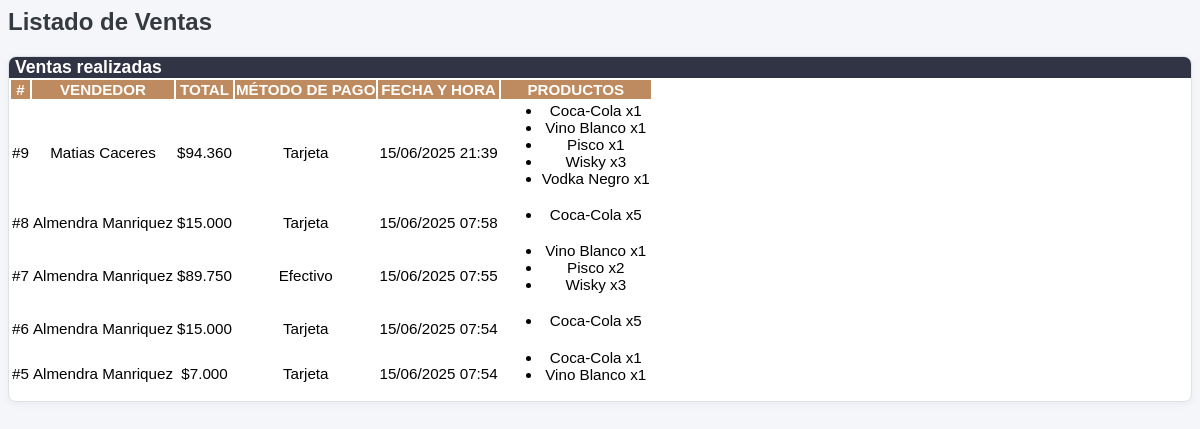
The page /vistas/html/ver-ventas.php on the database its author committed.
### tables this page shows
CREATE TABLE `venta` (
  `id` int(11) NOT NULL,
  `id_usuario` int(11) NOT NULL,
  `productos` text NOT NULL,
  `total` float NOT NULL,
  `metodo_pago` varchar(100) NOT NULL,
  `fecha` timestamp NOT NULL DEFAULT current_timestamp() ON UPDATE current_timestamp()
);

CREATE TABLE `usuario` (
  `id` int(11) NOT NULL,
  `nombre` varchar(100) NOT NULL,
  `usuario` varchar(100) NOT NULL,
  `password` varchar(100) NOT NULL,
  `rol` varchar(20) NOT NULL
);

### Sistema/controladores/ventas.controlador.php (called while the page is built, shortened)
<?php
class ControladorVentas {
  public static function ctrMostrarVentas($item, $valor) {
    $tabla = "venta";
    $respuesta = ModeloVentas::mdlMostrarVentas($tabla, $item, $valor);
    return $respuesta;
  }
}

### Sistema/modelos/MySQL.php (called while the page is built)
<?php
class Conexion {
    public static function conectar() {
        $link = new PDO("mysql:host=localhost;dbname=pos", "root", "");
        $link->exec("set names utf8");
        return $link;
    }
}

### Sistema/modelos/ventas.modelo.php (called while the page is built, shortened)
<?php
require_once "MySQL.php";
class ModeloVentas {
    public static function mdlMostrarVentas($tabla, $item, $valor) {
        if ($item != null) {
            $stmt = Conexion::conectar()->prepare("SELECT * FROM $tabla WHERE $item = :$item ORDER BY fecha DESC");
            $stmt->bindParam(":" . $item, $valor, PDO::PARAM_STR);
            $stmt->execute();
            return $stmt->fetch();
        } else {
            $stmt = Conexion::conectar()->prepare("SELECT * FROM $tabla ORDER BY fecha DESC");
            $stmt->execute();
            return $stmt->fetchAll();
        }
    }
}

### Sistema/controladores/usuarios.controlador.php (called while the page is built, shortened)
<?php
class ControladorUsuarios {
    public static function ctrMostrarUsuarios($item, $valor) {
        $tabla = "usuario";
        $respuesta = ModeloUsuarios::mdlMostrarUsuarios($tabla, $item, $valor);
        return $respuesta;
    }
}

### Sistema/modelos/usuarios.modelo.php (called while the page is built, shortened)
<?php
require_once "MySQL.php";
class ModeloUsuarios {
    public static function mdlMostrarUsuarios($tabla, $item, $valor) {
        if($item != null){
            $stmt = Conexion::conectar()->prepare("SELECT * FROM $tabla WHERE $item = :$item");
            $stmt->bindParam(":".$item, $valor, PDO::PARAM_STR);
            $stmt->execute();
            return $stmt -> fetch();
        }
        else{
            $stmt = Conexion::conectar()->prepare("SELECT * FROM $tabla");
            $stmt->execute();
            return $stmt -> fetchAll();
        }
    }
}

### vistas/html/ver-ventas.php (the view)
<div class="content-wrapper">
  <section class="content-header">
    <div class="container-fluid">
      <div class="row mb-2">
        <div class="col-sm-6">
          <h1>Listado de Ventas</h1>
        </div>
      </div>
    </div>
  </section>
  <section class="content">
    <div class="container-fluid">
      <div class="card card-tabla-productos">
        <div class="card-header bg-dark text-white rounded-top">
          <i class></i> Ventas realizadas
        </div>
        <div class="card-body">
          <table id="tablaVentas" class="table table-bordered table-striped">
            <thead>
              <tr class="text-center">
                <th>#</th>
                <th>Vendedor</th>
                <th>Total</th>
                <th>Método de pago</th>
                <th>Fecha y Hora</th>
                <th>Productos</th>
              </tr>
            </thead>
            <tbody>
              <?php
                $ventas = ControladorVentas::ctrMostrarVentas(null, null);
                foreach ($ventas as $key => $venta) {
                  $productos = json_decode($venta["productos"], true);
                  $item = "id";
                  $valor = $venta["id_usuario"];
                  $usuario = ControladorUsuarios::ctrMostrarUsuarios($item, $valor);
                  $nombreVendedor = $usuario ? $usuario["nombre"] : "Sin nombre";
                  echo '<tr>
                          <td class="text-center">#'.$venta["id"].'</td>
                          <td class="text-center">'.$nombreVendedor.'</td>
                          <td class="text-center">$'.number_format($venta["total"], 0, ",", ".").'</td>
                          <td class="text-center">'.$venta["metodo_pago"].'</td>
                          <td class="text-center">'.date("d/m/Y H:i", strtotime($venta["fecha"])).'</td>
                          <td><ul class="mb-0">';
                            foreach ($productos as $prod) {
                              $nombre = isset($prod["nombre"]) ? $prod["nombre"] : "Producto sin nombre";
                              $cantidad = isset($prod["cantidad"]) ? $prod["cantidad"] : "0";
                              echo '<li>' . $nombre . ' x' . $cantidad . '</li>';
                            }
                  echo     '</ul></td>
                        </tr>';
                }
              ?>
            </tbody>
          </table>
        </div>
      </div>
    </div>
  </section>
</div>
<link rel="stylesheet" href="vistas/css/listaventas.css">

### vistas/css/listaventas.css (style rules this page uses)
.card-tabla-productos { border: 1px solid #dee2e6; box-shadow: 0 2px 8px rgba(0, 0, 0, 0.05); border-radius: 0.5rem; overflow: hidden; background-color: #ffffff; }
.card-tabla-productos .card-header.bg-dark { background-color: #303444 !important; color: #fff; font-weight: 600; font-size: 1.1rem; }
#tablaVentas { font-size: 0.95rem; }
#tablaVentas thead th { background-color: #be8a5f; color: #ffffff; text-transform: uppercase; font-weight: 600; }
#tablaVentas td, #tablaVentas th { vertical-align: middle; text-align: center; }
.card-tabla-productos { border-radius: 0.5rem; }
.content-header h1 { font-size: 1.5rem; font-weight: 700; color: #343a40; }
.content-header { margin-bottom: 1rem; }

### rows shown on the page
venta: id "9", id_usuario.nombre "Matias Caceres", total "94.360", metodo_pago "Tarjeta", fecha "15/06/2025 21:39", nombre "Coca-Cola", cantidad "1", nombre "Vino Blanco", nombre "Pisco", nombre "Wisky", cantidad "3", nombre "Vodka Negro"
venta: id "8", id_usuario.nombre "Almendra Manriquez", total "15.000", metodo_pago "Tarjeta", fecha "15/06/2025 07:58", nombre "Coca-Cola", cantidad "5"
venta: id "7", id_usuario.nombre "Almendra Manriquez", total "89.750", metodo_pago "Efectivo", fecha "15/06/2025 07:55", nombre "Vino Blanco", cantidad "1", nombre "Pisco", cantidad "2", nombre "Wisky", cantidad "3"
venta: id "6", id_usuario.nombre "Almendra Manriquez", total "15.000", metodo_pago "Tarjeta", fecha "15/06/2025 07:54", nombre "Coca-Cola", cantidad "5"
venta: id "5", id_usuario.nombre "Almendra Manriquez", total "7.000", metodo_pago "Tarjeta", fecha "15/06/2025 07:54", nombre "Coca-Cola", cantidad "1", nombre "Vino Blanco"
